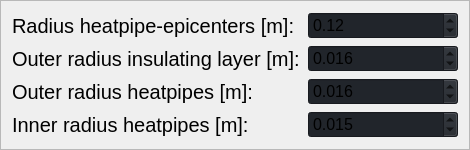
                           <widget class="QFrame" name="frame_8">
                            <property name="frameShape">
                             <enum>QFrame::StyledPanel</enum>
                            </property>
                            <property name="frameShadow">
                             <enum>QFrame::Raised</enum>
                            </property>
                            <layout class="QGridLayout" name="gridLayout_6">
                             <item row="5" column="0">
                              <widget class="QLabel" name="label_22">
                               <property name="font">
                                <font>
                                 <pointsize>15</pointsize>
                                 <italic>false</italic>
                                 <bold>false</bold>
                                </font>
                               </property>
                               <property name="toolTip">
                                <string>&lt;html&gt;&lt;head/&gt;&lt;body&gt;&lt;p&gt;&lt;span style=&quot; font-size:11pt;&quot;&gt;Inner radius of single heatpipe. Value will be assumed for every heatpipe in the system.&lt;/span&gt;&lt;/p&gt;&lt;p&gt;&lt;span style=&quot; font-size:11pt;&quot;&gt;Schematics symbol: r_pi&lt;/span&gt;&lt;/p&gt;&lt;/body&gt;&lt;/html&gt;</string>
                               </property>
                               <property name="toolTipDuration">
                                <number>30000</number>
                               </property>
                               <property name="text">
                                <string>Inner radius heatpipes [m]:</string>
                               </property>
                              </widget>
                             </item>
                             <item row="1" column="1">
                              <widget class="QDoubleSpinBox" name="sb_radius_w">
                               <property name="minimumSize">
                                <size>
                                 <width>150</width>
                                 <height>0</height>
                                </size>
                               </property>
                               <property name="font">
                                <font>
                                 <pointsize>12</pointsize>
                                 <italic>false</italic>
                                 <bold>false</bold>
                                </font>
                               </property>
                               <property name="styleSheet">
                                <string notr="true">background-color: rgb(33, 37, 43);</string>
                               </property>
                               <property name="decimals">
                                <number>2</number>
                               </property>
                               <property name="maximum">
                                <double>10.000000000000000</double>
                               </property>
                               <property name="singleStep">
                                <double>0.010000000000000</double>
                               </property>
                               <property name="value">
                                <double>0.120000000000000</double>
                               </property>
                              </widget>
                             </item>
                             <item row="5" column="1">
                              <widget class="QDoubleSpinBox" name="sb_radius_pi">
                               <property name="font">
                                <font>
                                 <pointsize>12</pointsize>
                                 <italic>false</italic>
                                 <bold>false</bold>
                                </font>
                               </property>
                               <property name="styleSheet">
                                <string notr="true">background-color: rgb(33, 37, 43);</string>
                               </property>
                               <property name="decimals">
                                <number>3</number>
                               </property>
                               <property name="maximum">
                                <double>1.000000000000000</double>
                               </property>
                               <property name="singleStep">
                                <double>0.001000000000000</double>
                               </property>
                               <property name="value">
                                <double>0.015000000000000</double>
                               </property>
                              </widget>
                             </item>
                             <item row="1" column="0">
                              <widget class="QLabel" name="label_20">
                               <property name="font">
                                <font>
                                 <pointsize>15</pointsize>
                                 <italic>false</italic>
                                 <bold>false</bold>
                                </font>
                               </property>
                               <property name="toolTip">
                                <string>&lt;html&gt;&lt;head/&gt;&lt;body&gt;&lt;p&gt;&lt;span style=&quot; font-size:11pt;&quot;&gt;The heatpipes per borehole are uniformly spaced on a circle with this radius.&lt;/span&gt;&lt;/p&gt;&lt;p&gt;&lt;span style=&quot; font-size:11pt;&quot;&gt;Schematics symbol: r_w&lt;/span&gt;&lt;/p&gt;&lt;/body&gt;&lt;/html&gt;</string>
                               </property>
                               <property name="toolTipDuration">
                                <number>30000</number>
                               </property>
                               <property name="text">
                                <string>Radius heatpipe-epicenters [m]:</string>
                               </property>
                              </widget>
                             </item>
                             <item row="4" column="0">
                              <widget class="QLabel" name="label_21">
                               <property name="font">
                                <font>
                                 <pointsize>15</pointsize>
                                 <italic>false</italic>
                                 <bold>false</bold>
                                </font>
                               </property>
                               <property name="toolTip">
                                <string>&lt;html&gt;&lt;head/&gt;&lt;body&gt;&lt;p&gt;&lt;span style=&quot; font-size:11pt;&quot;&gt;Outer radius of single heatpipe. Value will be assumed for every heatpipe in the system.&lt;/span&gt;&lt;/p&gt;&lt;p&gt;&lt;span style=&quot; font-size:11pt;&quot;&gt;Schematics symbol: r_pa&lt;/span&gt;&lt;/p&gt;&lt;/body&gt;&lt;/html&gt;</string>
                               </property>
                               <property name="toolTipDuration">
                                <number>30000</number>
                               </property>
                               <property name="text">
                                <string>Outer radius heatpipes [m]:</string>
                               </property>
                              </widget>
                             </item>
                             <item row="3" column="0">
                              <widget class="QLabel" name="label_19">
                               <property name="minimumSize">
                                <size>
                                 <width>290</width>
                                 <height>0</height>
                                </size>
                               </property>
                               <property name="maximumSize">
                                <size>
                                 <width>16777215</width>
                                 <height>16777215</height>
                                </size>
                               </property>
                               <property name="font">
                                <font>
                                 <pointsize>15</pointsize>
                                 <italic>false</italic>
                                 <bold>false</bold>
                                </font>
                               </property>
                               <property name="toolTip">
                                <string>&lt;html&gt;&lt;head/&gt;&lt;body&gt;&lt;p&gt;&lt;span style=&quot; font-size:11pt;&quot;&gt;Outer radius of borehole insulating layer.&lt;/span&gt;&lt;/p&gt;&lt;p&gt;&lt;span style=&quot; font-size:11pt;&quot;&gt;Schematics symbol: r_iso&lt;/span&gt;&lt;/p&gt;&lt;/body&gt;&lt;/html&gt;</string>
                               </property>
                               <property name="toolTipDuration">
                                <number>30000</number>
                               </property>
                               <property name="text">
                                <string>Outer radius insulating layer [m]:</string>
                               </property>
                              </widget>
                             </item>
                             <item row="4" column="1">
                              <widget class="QDoubleSpinBox" name="sb_radius_pa">
                               <property name="font">
                                <font>
                                 <pointsize>12</pointsize>
                                 <italic>false</italic>
                                 <bold>false</bold>
                                </font>
                               </property>
                               <property name="styleSheet">
                                <string notr="true">background-color: rgb(33, 37, 43);</string>
                               </property>
                               <property name="decimals">
                                <number>3</number>
                               </property>
                               <property name="maximum">
                                <double>1.000000000000000</double>
                               </property>
                               <property name="singleStep">
                                <double>0.001000000000000</double>
                               </property>
                               <property name="value">
                                <double>0.016000000000000</double>
                               </property>
                              </widget>
                             </item>
                             <item row="3" column="1">
                              <widget class="QDoubleSpinBox" name="sb_radius_iso">
                               <property name="font">
                                <font>
                                 <pointsize>12</pointsize>
                                 <italic>false</italic>
                                 <bold>false</bold>
                                </font>
                               </property>
                               <property name="styleSheet">
                                <string notr="true">background-color: rgb(33, 37, 43);</string>
                               </property>
                               <property name="decimals">
                                <number>3</number>
                               </property>
                               <property name="maximum">
                                <double>1.000000000000000</double>
                               </property>
                               <property name="singleStep">
                                <double>0.001000000000000</double>
                               </property>
                               <property name="value">
                                <double>0.016000000000000</double>
                               </property>
                              </widget>
                             </item>
                            </layout>
                           </widget>
